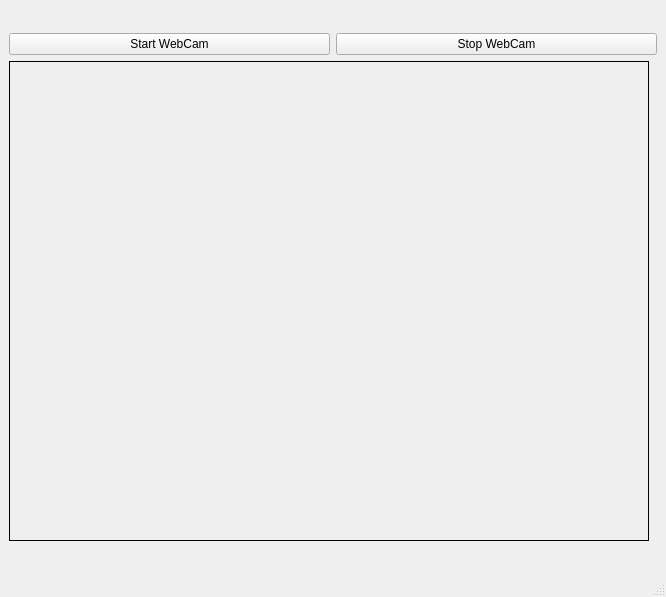
<?xml version="1.0" encoding="UTF-8"?>
<ui version="4.0">
 <class>MainWindow</class>
 <widget class="QMainWindow" name="MainWindow">
  <property name="geometry">
   <rect>
    <x>0</x>
    <y>0</y>
    <width>666</width>
    <height>597</height>
   </rect>
  </property>
  <property name="maximumSize">
   <size>
    <width>666</width>
    <height>597</height>
   </size>
  </property>
  <property name="windowTitle">
   <string>MainWindow</string>
  </property>
  <widget class="QWidget" name="centralwidget">
   <layout class="QVBoxLayout" name="verticalLayout_2">
    <item>
     <layout class="QVBoxLayout" name="verticalLayout">
      <item>
       <layout class="QHBoxLayout" name="horizontalLayout">
        <item>
         <widget class="QPushButton" name="pushButton">
          <property name="text">
           <string>Start WebCam</string>
          </property>
         </widget>
        </item>
        <item>
         <widget class="QPushButton" name="pushButton_2">
          <property name="text">
           <string>Stop WebCam</string>
          </property>
         </widget>
        </item>
       </layout>
      </item>
      <item>
       <widget class="QLabel" name="label">
        <property name="minimumSize">
         <size>
          <width>640</width>
          <height>480</height>
         </size>
        </property>
        <property name="maximumSize">
         <size>
          <width>640</width>
          <height>480</height>
         </size>
        </property>
        <property name="frameShape">
         <enum>QFrame::Box</enum>
        </property>
        <property name="text">
         <string/>
        </property>
       </widget>
      </item>
     </layout>
    </item>
   </layout>
  </widget>
  <widget class="QMenuBar" name="menubar">
   <property name="geometry">
    <rect>
     <x>0</x>
     <y>0</y>
     <width>666</width>
     <height>22</height>
    </rect>
   </property>
  </widget>
  <widget class="QStatusBar" name="statusbar"/>
 </widget>
 <resources/>
 <connections/>
</ui>
